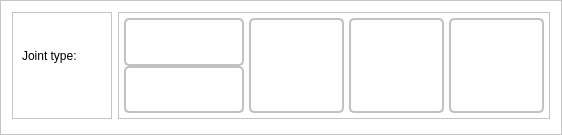
                   <widget class="QFrame" name="frame_2">
                    <property name="sizePolicy">
                     <sizepolicy hsizetype="Expanding" vsizetype="Preferred">
                      <horstretch>0</horstretch>
                      <verstretch>0</verstretch>
                     </sizepolicy>
                    </property>
                    <property name="minimumSize">
                     <size>
                      <width>0</width>
                      <height>80</height>
                     </size>
                    </property>
                    <property name="styleSheet">
                     <string notr="true">QPushButton{
	color: rgb(0, 0, 0);
	font: 10pt &quot;Arial&quot;;
}
QFrame{
	background-color: rgb(255, 255, 255);}

</string>
                    </property>
                    <property name="frameShape">
                     <enum>QFrame::StyledPanel</enum>
                    </property>
                    <property name="frameShadow">
                     <enum>QFrame::Raised</enum>
                    </property>
                    <layout class="QHBoxLayout" name="horizontalLayout_7">
                     <property name="bottomMargin">
                      <number>15</number>
                     </property>
                     <item>
                      <widget class="QFrame" name="frame_13">
                       <property name="frameShape">
                        <enum>QFrame::StyledPanel</enum>
                       </property>
                       <property name="frameShadow">
                        <enum>QFrame::Raised</enum>
                       </property>
                       <layout class="QVBoxLayout" name="verticalLayout_12">
                        <item>
                         <widget class="QLabel" name="label_11">
                          <property name="minimumSize">
                           <size>
                            <width>80</width>
                            <height>0</height>
                           </size>
                          </property>
                          <property name="styleSheet">
                           <string notr="true">font: 75 12pt &quot;Calibri&quot; bold;</string>
                          </property>
                          <property name="text">
                           <string>Joint type:</string>
                          </property>
                          <property name="alignment">
                           <set>Qt::AlignLeading|Qt::AlignLeft|Qt::AlignVCenter</set>
                          </property>
                         </widget>
                        </item>
                        <item>
                         <widget class="QPushButton" name="jointTypeEditBtn">
                          <property name="styleSheet">
                           <string notr="true">border: 0px;</string>
                          </property>
                          <property name="text">
                           <string/>
                          </property>
                          <property name="icon">
                           <iconset resource="../resources.qrc">
                            <normaloff>:/Icons/Icons/edit-3.svg</normaloff>:/Icons/Icons/edit-3.svg</iconset>
                          </property>
                          <property name="iconSize">
                           <size>
                            <width>24</width>
                            <height>24</height>
                           </size>
                          </property>
                          <property name="autoDefault">
                           <bool>false</bool>
                          </property>
                          <property name="flat">
                           <bool>true</bool>
                          </property>
                         </widget>
                        </item>
                       </layout>
                      </widget>
                     </item>
                     <item>
                      <widget class="QFrame" name="jointTypesBtnsLayout">
                       <property name="sizePolicy">
                        <sizepolicy hsizetype="Expanding" vsizetype="Preferred">
                         <horstretch>0</horstretch>
                         <verstretch>0</verstretch>
                        </sizepolicy>
                       </property>
                       <property name="styleSheet">
                        <string notr="true">QPushButton{
	border-radius: 5px;
	border: 0px solid rgb(30, 210, 80);
}

QPushButton::!checked{
	border: 2px solid rgb(194, 194, 194);
}</string>
                       </property>
                       <property name="frameShape">
                        <enum>QFrame::StyledPanel</enum>
                       </property>
                       <property name="frameShadow">
                        <enum>QFrame::Raised</enum>
                       </property>
                       <layout class="QHBoxLayout" name="horizontalLayout_10">
                        <property name="spacing">
                         <number>5</number>
                        </property>
                        <property name="leftMargin">
                         <number>5</number>
                        </property>
                        <property name="topMargin">
                         <number>5</number>
                        </property>
                        <property name="rightMargin">
                         <number>5</number>
                        </property>
                        <property name="bottomMargin">
                         <number>5</number>
                        </property>
                        <item>
                         <widget class="QSplitter" name="splitter">
                          <property name="orientation">
                           <enum>Qt::Vertical</enum>
                          </property>
                          <property name="handleWidth">
                           <number>0</number>
                          </property>
                          <widget class="QPushButton" name="buttJointBtn">
                           <property name="sizePolicy">
                            <sizepolicy hsizetype="Fixed" vsizetype="Minimum">
                             <horstretch>0</horstretch>
                             <verstretch>0</verstretch>
                            </sizepolicy>
                           </property>
                           <property name="minimumSize">
                            <size>
                             <width>120</width>
                             <height>45</height>
                            </size>
                           </property>
                           <property name="text">
                            <string/>
                           </property>
                           <property name="icon">
                            <iconset resource="../resources.qrc">
                             <normaloff>:/Pictures/Pictures/jt_001.png</normaloff>:/Pictures/Pictures/jt_001.png</iconset>
                           </property>
                           <property name="iconSize">
                            <size>
                             <width>120</width>
                             <height>45</height>
                            </size>
                           </property>
                           <property name="checkable">
                            <bool>true</bool>
                           </property>
                          </widget>
                          <widget class="QPushButton" name="lapJointBtn">
                           <property name="sizePolicy">
                            <sizepolicy hsizetype="Fixed" vsizetype="Minimum">
                             <horstretch>0</horstretch>
                             <verstretch>0</verstretch>
                            </sizepolicy>
                           </property>
                           <property name="text">
                            <string/>
                           </property>
                           <property name="icon">
                            <iconset resource="../resources.qrc">
                             <normaloff>:/Pictures/Pictures/jt_002.png</normaloff>:/Pictures/Pictures/jt_002.png</iconset>
                           </property>
                           <property name="iconSize">
                            <size>
                             <width>120</width>
                             <height>45</height>
                            </size>
                           </property>
                           <property name="checkable">
                            <bool>true</bool>
                           </property>
                          </widget>
                         </widget>
                        </item>
                        <item>
                         <widget class="QPushButton" name="cornerJointBtn">
                          <property name="minimumSize">
                           <size>
                            <width>95</width>
                            <height>95</height>
                           </size>
                          </property>
                          <property name="text">
                           <string/>
                          </property>
                          <property name="icon">
                           <iconset resource="../resources.qrc">
                            <normaloff>:/Pictures/Pictures/jt_003.png</normaloff>:/Pictures/Pictures/jt_003.png</iconset>
                          </property>
                          <property name="iconSize">
                           <size>
                            <width>90</width>
                            <height>90</height>
                           </size>
                          </property>
                          <property name="checkable">
                           <bool>true</bool>
                          </property>
                          <property name="flat">
                           <bool>false</bool>
                          </property>
                         </widget>
                        </item>
                        <item>
                         <widget class="QPushButton" name="teeJointBtn">
                          <property name="minimumSize">
                           <size>
                            <width>95</width>
                            <height>95</height>
                           </size>
                          </property>
                          <property name="text">
                           <string/>
                          </property>
                          <property name="icon">
                           <iconset resource="../resources.qrc">
                            <normaloff>:/Pictures/Pictures/jt_004.png</normaloff>:/Pictures/Pictures/jt_004.png</iconset>
                          </property>
                          <property name="iconSize">
                           <size>
                            <width>90</width>
                            <height>90</height>
                           </size>
                          </property>
                          <property name="checkable">
                           <bool>true</bool>
                          </property>
                         </widget>
                        </item>
                        <item>
                         <widget class="QPushButton" name="edgeJointBtn">
                          <property name="minimumSize">
                           <size>
                            <width>95</width>
                            <height>95</height>
                           </size>
                          </property>
                          <property name="text">
                           <string/>
                          </property>
                          <property name="icon">
                           <iconset>
                            <normaloff>:/Icons/Pictures/jt_005.png</normaloff>
                            <normalon>:/Pictures/Pictures/jt_005.png</normalon>:/Icons/Pictures/jt_005.png</iconset>
                          </property>
                          <property name="iconSize">
                           <size>
                            <width>90</width>
                            <height>90</height>
                           </size>
                          </property>
                          <property name="checkable">
                           <bool>true</bool>
                          </property>
                         </widget>
                        </item>
                       </layout>
                      </widget>
                     </item>
                    </layout>
                   </widget>
